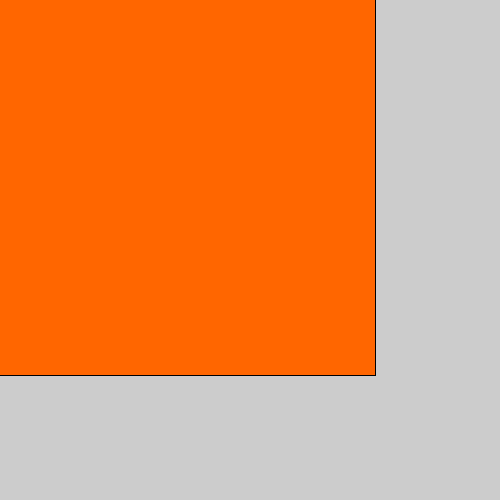
Frame 1 (no input)
Frame 60 (the mouse pressed at the canvas centre just before this capture): identical to frame 1, image omitted
Frame 120 (the mouse held since frame 60 and released just before this capture): identical to frame 1, image omitted

The Processing sketch that drew this single still picture (run headless with seeded random() and noise(); from frame 60 on, the mouse is pressed at the canvas centre):

// Processing sketch: sketch_220906a
// ── sketch_220906a.pde
void setup(){
  size(500,500);
  rectMode(CENTER);
}

void draw(){
  fill(#ff6600);
  rect(width/4,height/4,width,height);
  scale(0.5);
}
